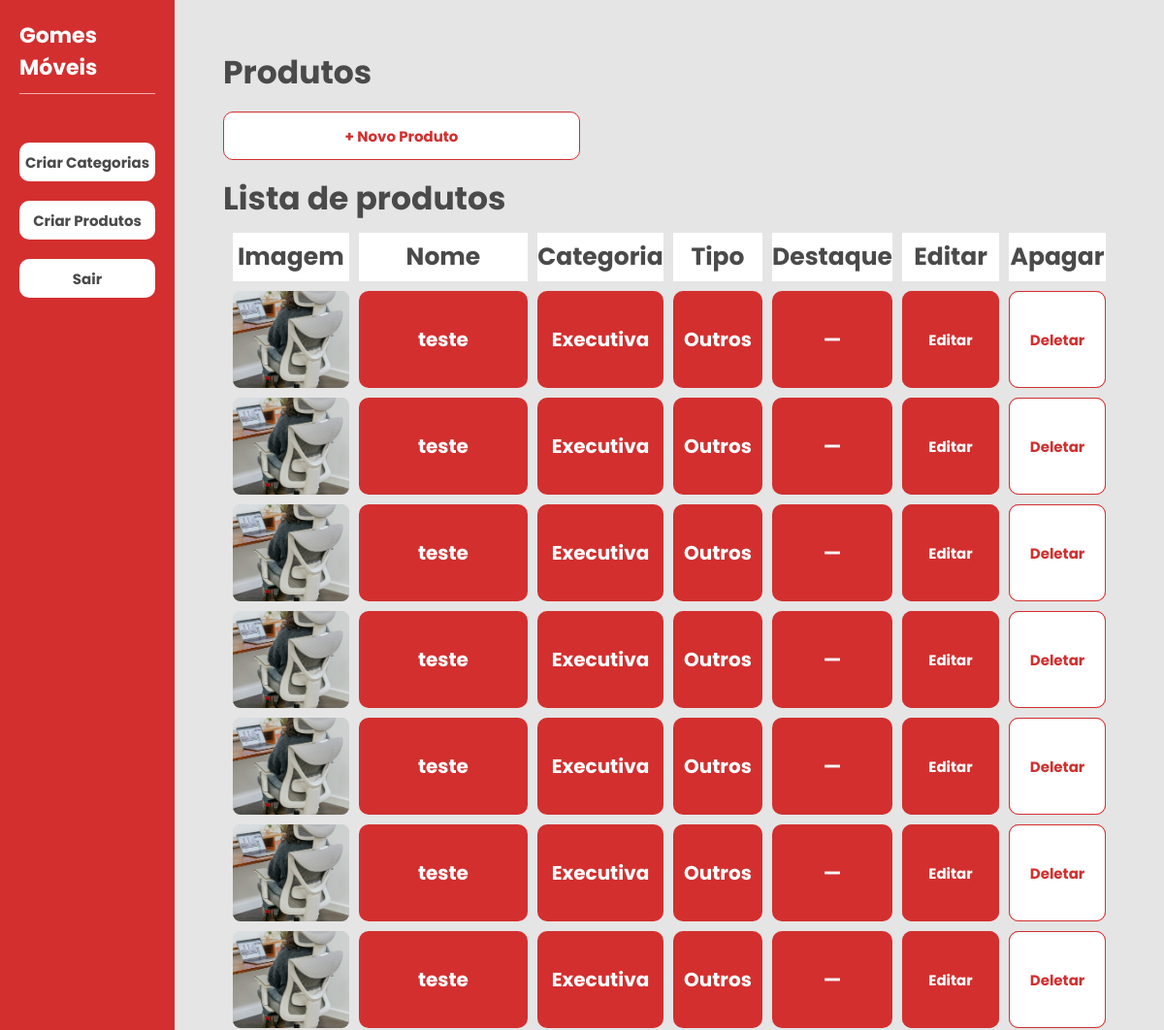
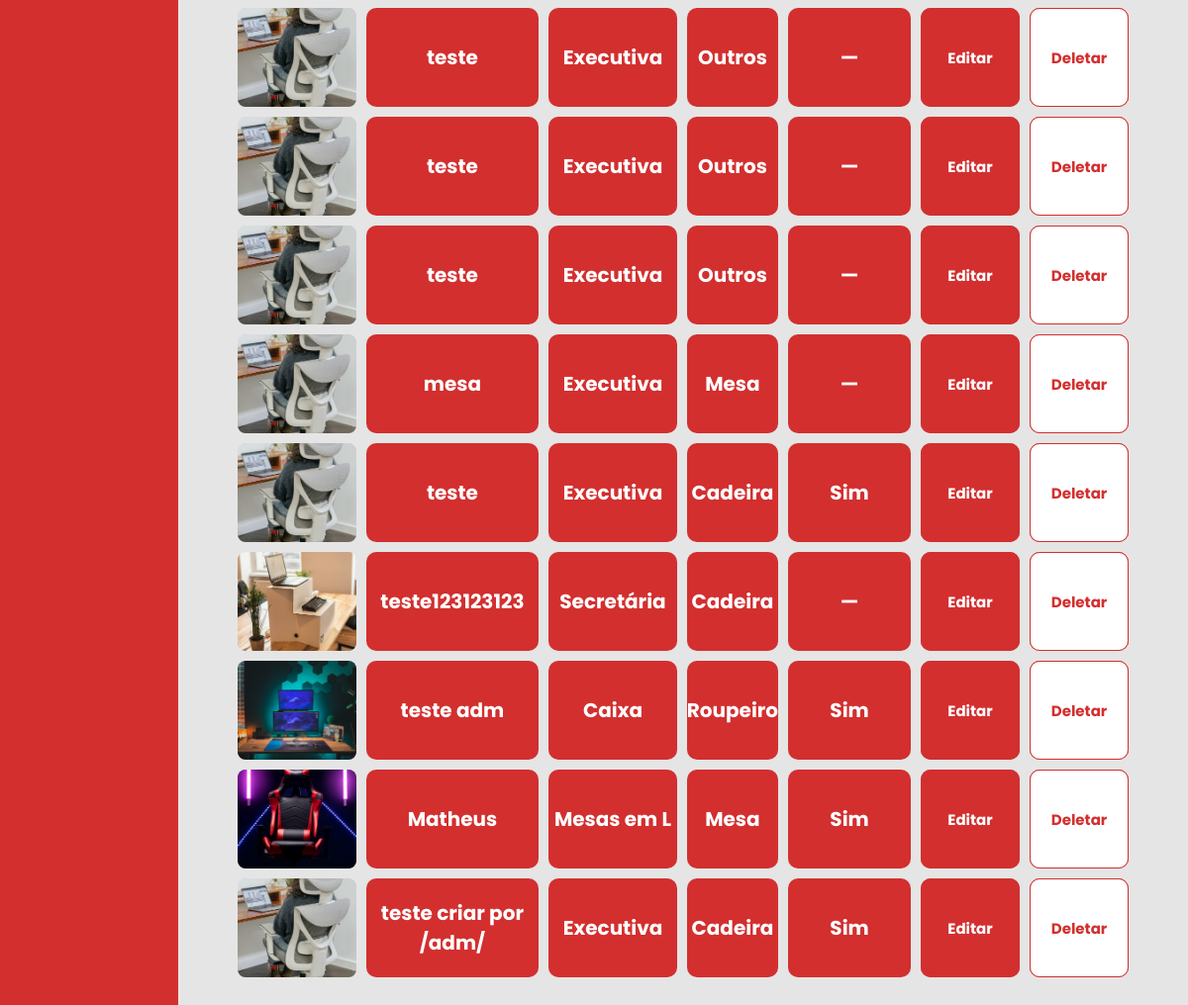
Screenshot of /adm/produtos/ (signed in) with the database file from the repository (2 pictures, top to bottom).
### core/models.py (models this page shows, shortened)
class Produto(models.Model):
    TIPOS = [
        ("cadeira","Cadeira"),
        ("mesa","Mesa"),
        ("longarina","Longarina"),
        ("roupeiro","Roupeiro"),
        ("arquivo","Arquivos"),
        ("armario","Armários"),
        ("outros", "Outros")
    ]
    nome = models.CharField(max_length=200)
    descricao = models.TextField()
    destaque = models.BooleanField(default=False)
    slug = models.SlugField(unique=True, blank=True)
    tipo = models.CharField(max_length=20, choices=TIPOS, default="outros")
    categoria = models.ForeignKey(
        Categoria,
        on_delete=models.CASCADE,
        related_name="produtos"
    )

class ProdutoImagem(models.Model):
    produto = models.ForeignKey(
        Produto,
        on_delete=models.CASCADE,
        related_name="imagens"
    )
    imagem = models.ImageField(
        upload_to="produtos/",
        validators=[FileExtensionValidator(allowed_extensions=ALLOWED_IMAGE_EXTENSIONS), validate_image_file]
    )

class Categoria(models.Model):
    nome = models.CharField(max_length=100)
    slug = models.SlugField(unique=True)

### core/views.py (the view)
# urls.py: path("adm/produtos/", adm_produtos, name="adm_produtos"),
@login_required(login_url='/adm/login/')
def adm_produtos(request):
    produtos = Produto.objects.prefetch_related('imagens').select_related('categoria').all()
    return render(request, 'adm/produtos.html', {'produtos': produtos})

### core/templates/adm/produtos.html (shortened to what this page needs)
{% extends 'adm/base_adm.html' %}
{% load static %}
{% block css %}
<link rel="stylesheet" href="{% static 'css/adm/produtos.css' %}">
{% endblock %}
{% block content %}
<div class="container-categoria-adm">
    <div class="container-h1-adm">
        <h1>Produtos</h1>
    </div>
    <div class="form-categoria-adm" style="justify-content:flex-start; gap:16px; flex-wrap:wrap;">
        <button class="subit-form-categoria-adm" data-url="{% url 'adm_produto_criar' %}" >+ Novo Produto</button>
    </div>
    <div class="container-h1-adm">
        <h1>Lista de produtos</h1>
    </div>
    <div class="table-container">
        <table class="lista-categorias-adm">
            <thead class="thead-categorias-adm">
                <tr>
                    <th>Imagem</th>
                    <th>Nome</th>
                    <th>Categoria</th>
                    <th>Tipo</th>
                    <th>Destaque</th>
                    <th>Editar</th>
                    <th>Apagar</th>
                </tr>
            </thead>
            <tbody class="tbody-categorias-adm">
                {% for p in produtos %}
                <tr>
                    <td class="img-produto">
                        {% with p.imagens.first as img %}
                            {% if img %}
                                <img src="{{ img.imagem.url }}" alt="{{ p.nome }}" class="produto-imagem" />
                            {% else %}
                                <span class="text-muted">—</span>
                            {% endif %}
                        {% endwith %}
                    </td>
                    <td>{{ p.nome }}</td>
                    <td>{{ p.categoria.nome }}</td>
                    <td>{{ p.get_tipo_display }}</td>
                    <td>{% if p.destaque %}Sim{% else %}—{% endif %}</td>
                    <td class="btns-del-adit">
                        <button class="btn-edit-adm" data-url="{% url 'adm_produto_editar' p.id %}">Editar</button>
                    </td>
                    <td class="btns-del-adit">
                        <button class="btn-delet-adm" data-url="{% url 'adm_produto_deletar' p.id %}">Deletar</button>
                    </td>
                </tr>
                {% empty %}
                <tr>
                    <td colspan="7">Nenhum produto cadastrado.</td>
                </tr>
                {% endfor %}
            </tbody>
        </table>
    </div>
</div>
{% endblock %}

### core/static/css/adm/style_adm.css (style rules this page uses)
* { margin: 0; padding: 0; box-sizing: border-box; }
body { min-height: 100vh; background-color: #f5f5f5; }
.container_base_adm > .container-categoria-adm { flex: 1; min-width: 0; }

### core/static/css/adm/produtos.css (style rules this page uses)
.container-categoria-adm { width: 100%; height: 100%; display: flex; flex-direction: column; align-items: center; padding: 50px; }
.container-categoria-adm h1 { font-family: "Poppins", sans-serif; font-size: 33px; font-weight: 700; color: #4A4A4A; }
.container-h1-adm { width: 100%; }
.form-categoria-adm { width: 100%; height: 80px; display: flex; align-items: center; gap: 20px; }
.subit-form-categoria-adm { width: 40%; height: 50px; border-radius: 10px; border: 1px solid #D32F2F; background-color: white; font-family: "Poppins", sans-serif; font-size: 15px; font-weight: 700; color: #D32F2F; cursor: pointer; transition: transform 0.3s; }
.table-container { width: 100%; max-height: 70vh; overflow-y: auto; }
.lista-categorias-adm { width: 100%; border-collapse: separate; border-spacing: 10px 10px; }
.thead-categorias-adm { width: 100%; background-color: white; }
.thead-categorias-adm tr { height: 50px; border-radius: 10px; font-family: "Poppins", sans-serif; font-size: 25px; font-weight: 700; color: #4A4A4A; }
.tbody-categorias-adm { height: 500px; background-color: #D32F2F; }
.tbody-categorias-adm td { text-align: center; border-radius: 10px; font-family: "Poppins", sans-serif; font-size: 20px; font-weight: 700; color: white; }
.btns-del-adit { width: 100px; }
.btn-edit-adm { width: 100%; height: 100px; border-radius: 10px; border: none; background-color: #D32F2F; font-family: "Poppins", sans-serif; font-size: 15px; font-weight: 700; color: white; cursor: pointer; transition: transform 0.3s; }
.btn-delet-adm { width: 100%; height: 100px; border-radius: 10px; border: 1px solid #D32F2F; background-color: white; font-family: "Poppins", sans-serif; font-size: 15px; font-weight: 700; color: #D32F2F; cursor: pointer; transition: transform 0.3s; }
.produto-imagem { height: 40px; width: 60px; object-fit: cover; border-radius: 8px; display: block; margin: 0 auto; }
.img-produto img { width: 100%; height: 100px; }

### rows the page displays
Produto: imagens.first.imagem (picture), nome "teste", categoria.nome "Executiva", tipo "Outros"
Produto: imagens.first.imagem (picture), nome "teste", categoria.nome "Executiva", tipo "Outros"
Produto: imagens.first.imagem (picture), nome "teste", categoria.nome "Executiva", tipo "Outros"
Produto: imagens.first.imagem (picture), nome "teste", categoria.nome "Executiva", tipo "Outros"
Produto: imagens.first.imagem (picture), nome "teste", categoria.nome "Executiva", tipo "Outros"
Produto: imagens.first.imagem (picture), nome "teste", categoria.nome "Executiva", tipo "Outros"
Produto: imagens.first.imagem (picture), nome "teste", categoria.nome "Executiva", tipo "Outros"
Produto: imagens.first.imagem (picture), nome "teste", categoria.nome "Executiva", tipo "Outros"
Produto: imagens.first.imagem (picture), nome "teste", categoria.nome "Executiva", tipo "Outros"
Produto: imagens.first.imagem (picture), nome "teste", categoria.nome "Executiva", tipo "Outros"
Produto: imagens.first.imagem (picture), nome "mesa", categoria.nome "Executiva", tipo "Mesa"
Produto: imagens.first.imagem (picture), nome "teste", categoria.nome "Executiva", tipo "Cadeira", destaque "Sim"
Produto: imagens.first.imagem (picture), nome "teste123123123", categoria.nome "Secretária", tipo "Cadeira"
Produto: imagens.first.imagem (picture), nome "teste adm", categoria.nome "Caixa", tipo "Roupeiro", destaque "Sim"
Produto: imagens.first.imagem (picture), nome "Matheus", categoria.nome "Mesas em L", tipo "Mesa", destaque "Sim"
Produto: imagens.first.imagem (picture), nome "teste criar por /adm/", categoria.nome "Executiva", tipo "Cadeira", destaque "Sim"
